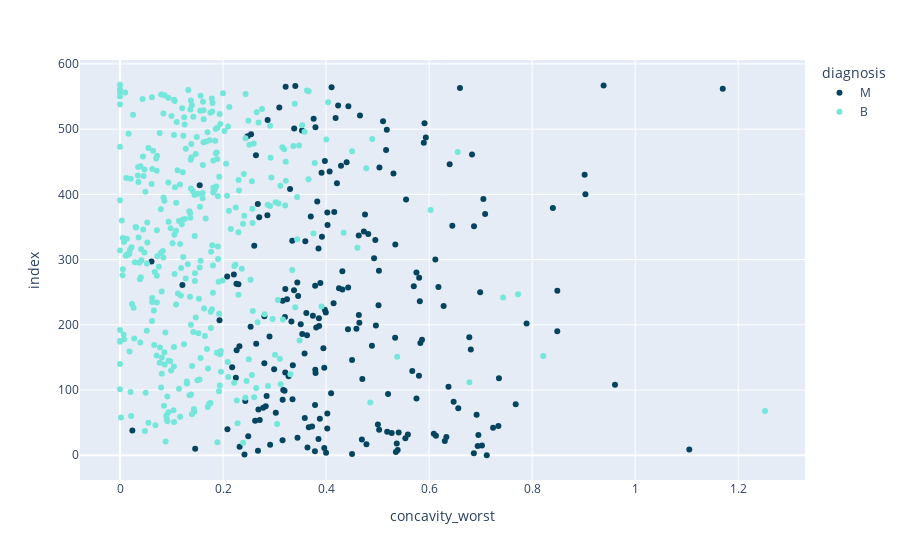

Notebook source saved alongside this figure:
### Code cell
px.scatter(data_frame=ds,x='concavity_worst',color='diagnosis',color_discrete_sequence=['#05445E','#75E6DA'])

### Figure 1 — Plotly figure (JSON) as saved in the notebook; plotly's stock layout.template omitted (floating-point values rounded to 4 significant figures; data arrays with more than 128 entries replaced by an {"elided": "..."} marker saying what was removed)
{"data": [{"hovertemplate": "diagnosis=M<br>concavity_worst=%{x}<br>index=%{y}<extra></extra>", "legendgroup": "M", "marker": {"color": "#05445E", "symbol": "circle"}, "mode": "markers", "name": "M", "orientation": "h", "showlegend": true, "type": "scatter", "x": {"elided": "212 float values"}, "xaxis": "x", "y": {"elided": "212 int values"}, "yaxis": "y"}, {"hovertemplate": "diagnosis=B<br>concavity_worst=%{x}<br>index=%{y}<extra></extra>", "legendgroup": "B", "marker": {"color": "#75E6DA", "symbol": "circle"}, "mode": "markers", "name": "B", "orientation": "h", "showlegend": true, "type": "scatter", "x": {"elided": "357 float values"}, "xaxis": "x", "y": {"elided": "357 int values"}, "yaxis": "y"}], "layout": {"autosize": true, "legend": {"title": {"text": "diagnosis"}, "tracegroupgap": 0}, "margin": {"t": 60}, "xaxis": {"anchor": "y", "autorange": true, "domain": [0, 1], "range": [-0.07591, 1.328], "title": {"text": "concavity_worst"}, "type": "linear"}, "yaxis": {"anchor": "x", "autorange": true, "domain": [0, 1], "range": [-43.98, 612.0], "title": {"text": "index"}, "type": "linear"}}}
